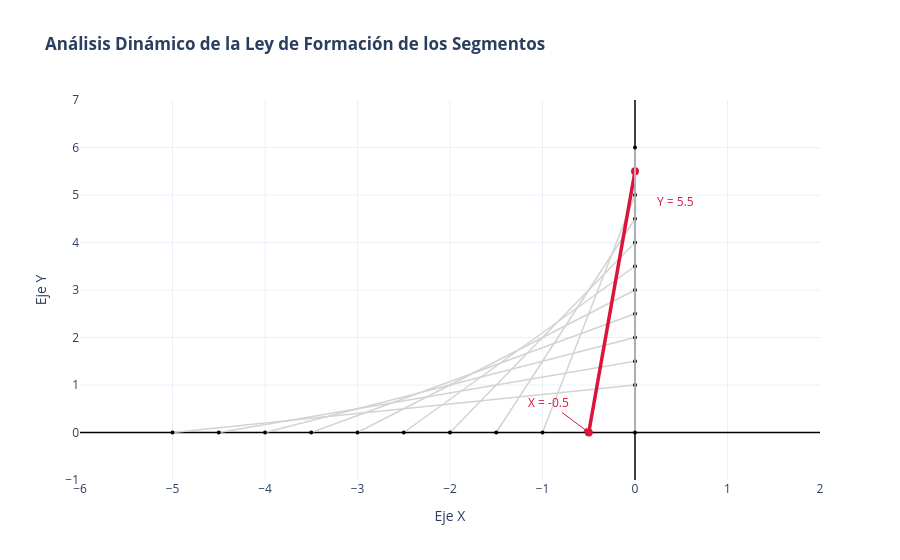

The notebook cell saved with this chart:
### Markdown cell above
## 2. Modelado de datos y visualización con Pandas y Plotly

Este bloque utiliza un DataFrame de **Pandas** para tabular y proyectar la ley de formación lineal de ambos ejes, y posteriormente crea una figura interactiva con **Plotly**.

### Code cell
import pandas as pd
import plotly.graph_objects as go

# 1. Crear la tabla de datos del proceso usando Pandas
ordenes = list(range(1, 12)) # Evaluamos hasta el orden 11 para mostrar proyección
x_progresion = [-5 + (n - 1) * 0.5 for n in ordenes]
y_progresion = [1 + (n - 1) * 0.5 for n in ordenes]

df_segmentos = pd.DataFrame({
    'Orden (n)': ordenes,
    'Coordenada X': x_progresion,
    'Coordenada Y': y_progresion
})

print("Tabla analítica generada mediante Pandas:")
print(df_segmentos.to_string(index=False))
print("-" * 50)

# 2. Construcción de la figura interactiva mediante Plotly
fig = go.Figure()

# Agregar todos los segmentos base
for index, row in df_segmentos.iterrows():
    # El segmento va desde (X, 0) hasta (0, Y)
    es_orden_10 = (row['Orden (n)'] == 10)
    
    fig.add_trace(go.Scatter(
        x=[row['Coordenada X'], 0],
        y=[0, row['Coordenada Y']],
        mode='lines+markers',
        name=f"Orden {int(row['Orden (n)'])}",
        line=dict(
            color='crimson' if es_orden_10 else 'lightgray', 
            width=3.5 if es_orden_10 else 1.5
        ),
        marker=dict(
            color='crimson' if es_orden_10 else 'black', 
            size=8 if es_orden_10 else 4
        ),
        hovertemplate=f"<b>Orden {int(row['Orden (n)'])}</b><br>Extremo X: {row['Coordenada X']}<br>Extremo Y: {row['Coordenada Y']}<extra></extra>"
    ))

# Ajustes generales del plano cartesiano interactivo
fig.update_layout(
    title='<b>Análisis Dinámico de la Ley de Formación de los Segmentos</b>',
    xaxis=dict(title='Eje X', range=[-6, 2], zeroline=True, zerolinecolor='black', zerolinewidth=1.5),
    yaxis=dict(title='Eje Y', range=[-1, 7], zeroline=True, zerolinecolor='black', zerolinewidth=1.5),
    template='plotly_white',
    showlegend=False
)

# Resaltar con una etiqueta flotante los datos del orden 10
fig.add_annotation(
    x=-0.5,
    y=0,
    text="X = -0.5",
    showarrow=True,
    arrowhead=2,
    ax=-40,
    ay=-30,
    arrowcolor="crimson",
    font=dict(color="crimson", size=12)
)

fig.add_annotation(
    x=0,
    y=5.5,
    text="Y = 5.5",
    showarrow=True,
    arrowhead=2,
    ax=40,
    ay=30,
    arrowcolor="crimson",
    font=dict(color="crimson", size=12)
)

fig.show()
fig.write_image(r"C:\Users\marco\Downloads\analisis_segmentos_orden_10.png", 
                format='png', scale=2)

### Figure 1 — Plotly figure (JSON) as saved in the notebook; plotly's stock layout.template omitted (floating-point values rounded to 4 significant figures)
{"data": [{"hovertemplate": "<b>Orden 1</b><br>Extremo X: -5.0<br>Extremo Y: 1.0<extra></extra>", "line": {"color": "lightgray", "width": 1.5}, "marker": {"color": "black", "size": 4}, "mode": "lines+markers", "name": "Orden 1", "type": "scatter", "x": [-5, 0], "y": [0, 1]}, {"hovertemplate": "<b>Orden 2</b><br>Extremo X: -4.5<br>Extremo Y: 1.5<extra></extra>", "line": {"color": "lightgray", "width": 1.5}, "marker": {"color": "black", "size": 4}, "mode": "lines+markers", "name": "Orden 2", "type": "scatter", "x": [-4.5, 0], "y": [0, 1.5]}, {"hovertemplate": "<b>Orden 3</b><br>Extremo X: -4.0<br>Extremo Y: 2.0<extra></extra>", "line": {"color": "lightgray", "width": 1.5}, "marker": {"color": "black", "size": 4}, "mode": "lines+markers", "name": "Orden 3", "type": "scatter", "x": [-4, 0], "y": [0, 2]}, {"hovertemplate": "<b>Orden 4</b><br>Extremo X: -3.5<br>Extremo Y: 2.5<extra></extra>", "line": {"color": "lightgray", "width": 1.5}, "marker": {"color": "black", "size": 4}, "mode": "lines+markers", "name": "Orden 4", "type": "scatter", "x": [-3.5, 0], "y": [0, 2.5]}, {"hovertemplate": "<b>Orden 5</b><br>Extremo X: -3.0<br>Extremo Y: 3.0<extra></extra>", "line": {"color": "lightgray", "width": 1.5}, "marker": {"color": "black", "size": 4}, "mode": "lines+markers", "name": "Orden 5", "type": "scatter", "x": [-3, 0], "y": [0, 3]}, {"hovertemplate": "<b>Orden 6</b><br>Extremo X: -2.5<br>Extremo Y: 3.5<extra></extra>", "line": {"color": "lightgray", "width": 1.5}, "marker": {"color": "black", "size": 4}, "mode": "lines+markers", "name": "Orden 6", "type": "scatter", "x": [-2.5, 0], "y": [0, 3.5]}, {"hovertemplate": "<b>Orden 7</b><br>Extremo X: -2.0<br>Extremo Y: 4.0<extra></extra>", "line": {"color": "lightgray", "width": 1.5}, "marker": {"color": "black", "size": 4}, "mode": "lines+markers", "name": "Orden 7", "type": "scatter", "x": [-2, 0], "y": [0, 4]}, {"hovertemplate": "<b>Orden 8</b><br>Extremo X: -1.5<br>Extremo Y: 4.5<extra></extra>", "line": {"color": "lightgray", "width": 1.5}, "marker": {"color": "black", "size": 4}, "mode": "lines+markers", "name": "Orden 8", "type": "scatter", "x": [-1.5, 0], "y": [0, 4.5]}, {"hovertemplate": "<b>Orden 9</b><br>Extremo X: -1.0<br>Extremo Y: 5.0<extra></extra>", "line": {"color": "lightgray", "width": 1.5}, "marker": {"color": "black", "size": 4}, "mode": "lines+markers", "name": "Orden 9", "type": "scatter", "x": [-1, 0], "y": [0, 5]}, {"hovertemplate": "<b>Orden 10</b><br>Extremo X: -0.5<br>Extremo Y: 5.5<extra></extra>", "line": {"color": "crimson", "width": 3.5}, "marker": {"color": "crimson", "size": 8}, "mode": "lines+markers", "name": "Orden 10", "type": "scatter", "x": [-0.5, 0], "y": [0, 5.5]}, {"hovertemplate": "<b>Orden 11</b><br>Extremo X: 0.0<br>Extremo Y: 6.0<extra></extra>", "line": {"color": "lightgray", "width": 1.5}, "marker": {"color": "black", "size": 4}, "mode": "lines+markers", "name": "Orden 11", "type": "scatter", "x": [0, 0], "y": [0, 6]}], "layout": {"annotations": [{"arrowcolor": "crimson", "arrowhead": 2, "ax": -40, "ay": -30, "font": {"color": "crimson", "size": 12}, "showarrow": true, "text": "X = -0.5", "x": -0.5, "y": 0}, {"arrowcolor": "crimson", "arrowhead": 2, "ax": 40, "ay": 30, "font": {"color": "crimson", "size": 12}, "showarrow": true, "text": "Y = 5.5", "x": 0, "y": 5.5}], "showlegend": false, "title": {"text": "<b>Análisis Dinámico de la Ley de Formación de los Segmentos</b>"}, "xaxis": {"range": [-6, 2], "title": {"text": "Eje X"}, "zeroline": true, "zerolinecolor": "black", "zerolinewidth": 1.5}, "yaxis": {"range": [-1, 7], "title": {"text": "Eje Y"}, "zeroline": true, "zerolinecolor": "black", "zerolinewidth": 1.5}}}
